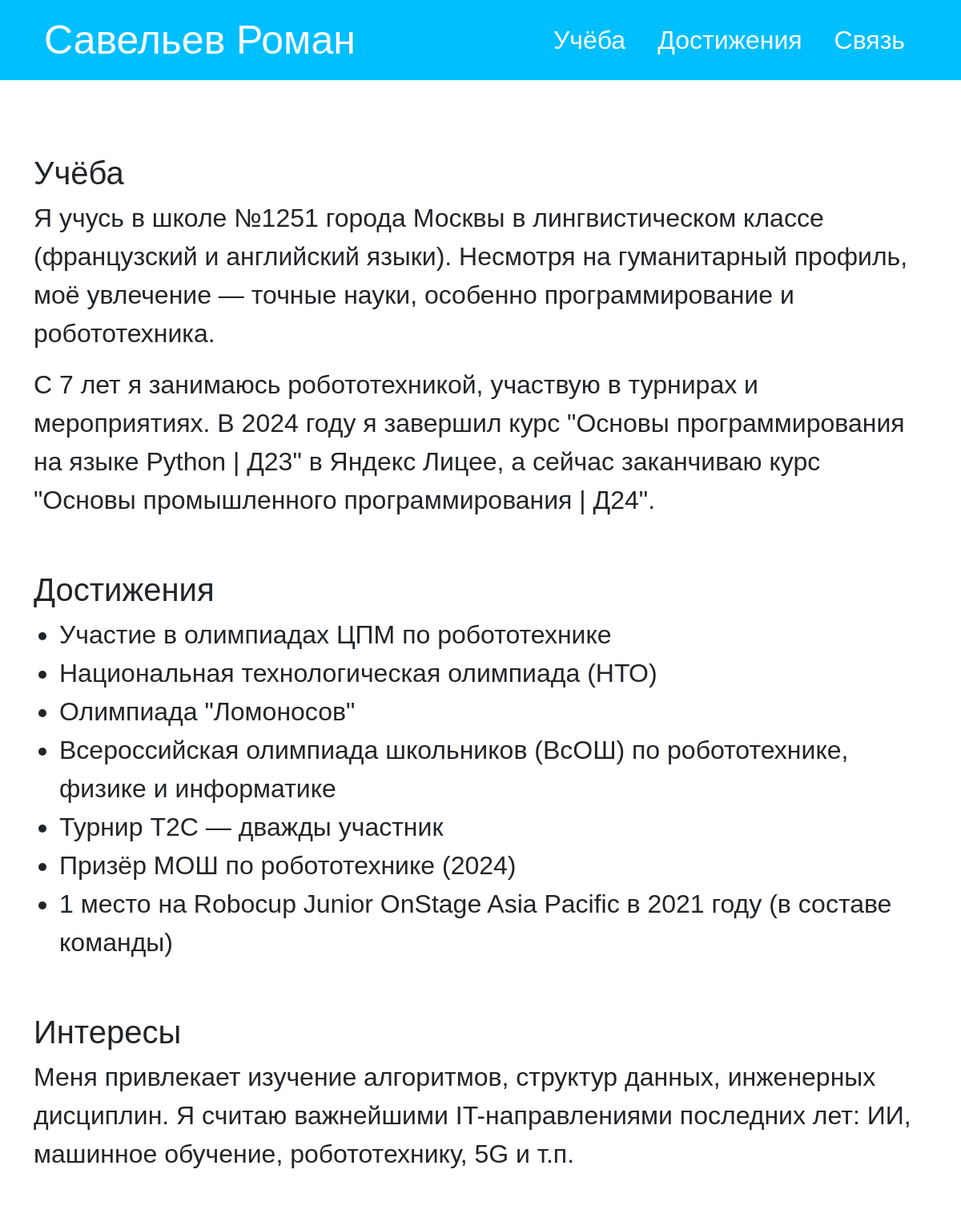
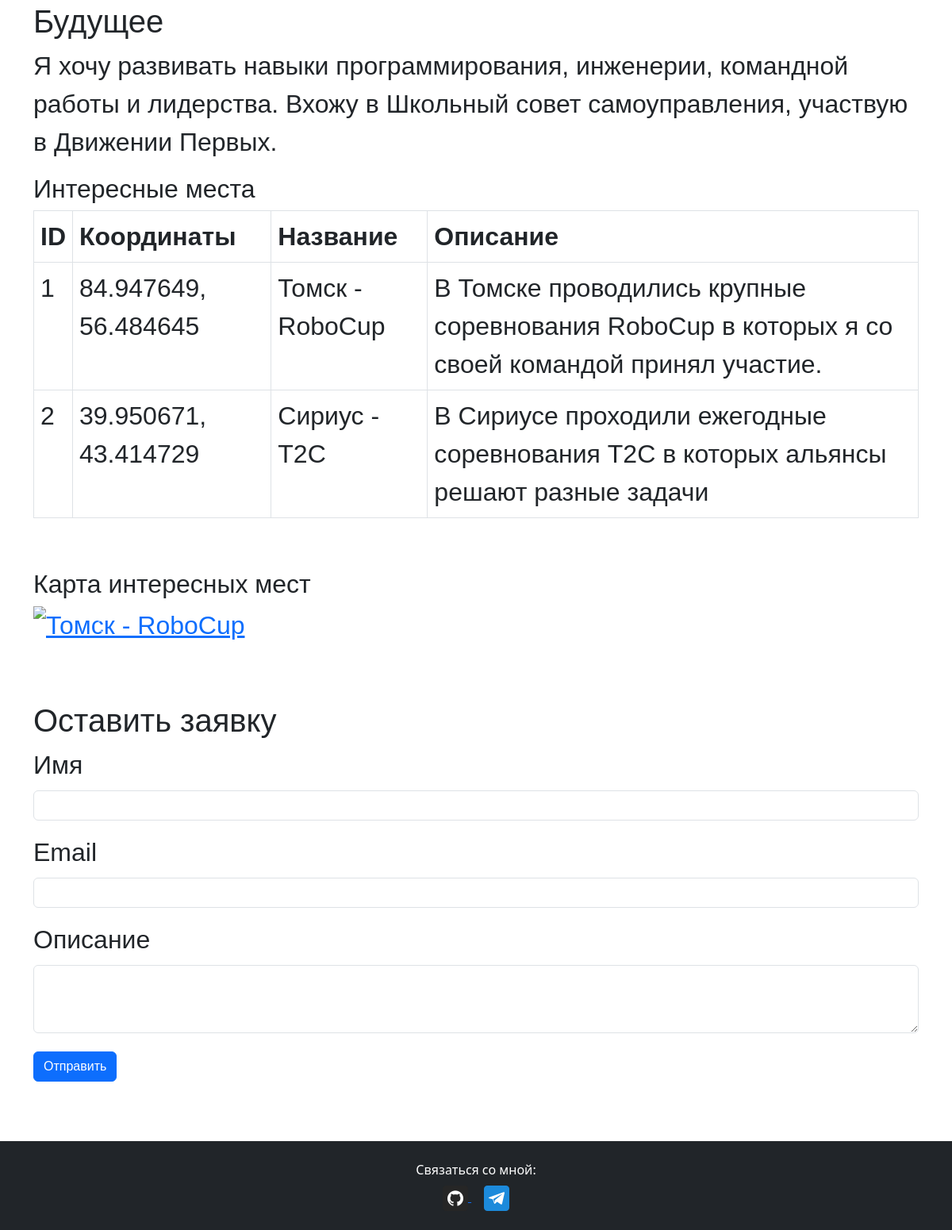
The app's page /main with its own data (2 pictures, top to bottom).
### cgi-bin/data/places.py (models this page shows)
class Places(SqlAlchemyBase):
    __tablename__ = 'places'
    """Таблица для "Интересных мест" в ней записывается название, id, координаты и описание события"""
    id = sqlalchemy.Column(sqlalchemy.Integer, primary_key=True, autoincrement=True)
    coord = sqlalchemy.Column(sqlalchemy.String, nullable=True)
    name = sqlalchemy.Column(sqlalchemy.String, nullable=True)
    description = sqlalchemy.Column(sqlalchemy.String, nullable=True)

### cgi-bin/main.py (the view)
@app.route("/")
@app.route("/main")
def index():
    conn = sqlite3.connect('db/blogs.db')
    cursor = conn.cursor()
    cursor.execute("SELECT id, coord, name, description FROM places")
    places = cursor.fetchall()
    conn.close()
    image_dir = os.path.join("static", "img")
    images = sorted([
        f for f in os.listdir(image_dir)
        if f.startswith("map_") and f.lower().endswith((".png", ".jpg", ".jpeg", ".webp"))
    ])
    return render_template('main.html', places=places, images=images)

### cgi-bin/templates/main.html (shortened to what this page needs)
<!doctype html>
<html lang="ru">
<head>
  <link rel="stylesheet" href="{{ url_for('static', filename='css/style.css') }}">
  <link href="https://cdn.jsdelivr.net/npm/bootstrap@5.3.0/dist/css/bootstrap.min.css" rel="stylesheet">
</head>
<body>
  <header>
    <div class="header-fluid">
      <nav class="header-navigation">
        <p>Савельев Роман</p>
        <div class="nav-links">
          <a href="#studing">Учёба</a>
          <a href="#achievments">Достижения</a>
          <a href="#communication">Связь</a>
        </div>
      </nav>
    </div>
  </header>
  <div class="content container py-4">
    <section id="studing">
      <br>
      <h1>Учёба</h1>
      <p>Я учусь в школе №1251 города Москвы в лингвистическом классе (французский и английский языки). Несмотря на гуманитарный профиль, моё увлечение — точные науки, особенно программирование и робототехника.</p>
      <p>С 7 лет я занимаюсь робототехникой, участвую в турнирах и мероприятиях. В 2024 году я завершил курс "Основы программирования на языке Python | Д23" в Яндекс Лицее, а сейчас заканчиваю курс "Основы промышленного программирования | Д24".</p>
      <br>
    </section>
    <section id="achievments">
      <h1>Достижения</h1>
      <ul>
        <li>Участие в олимпиадах ЦПМ по робототехнике</li>
        <li>Национальная технологическая олимпиада (НТО)</li>
        <li>Олимпиада "Ломоносов"</li>
        <li>Всероссийская олимпиада школьников (ВсОШ) по робототехнике, физике и информатике</li>
        <li>Турнир Т2С — дважды участник</li>
        <li>Призёр МОШ по робототехнике (2024)</li>
        <li>1 место на Robocup Junior OnStage Asia Pacific в 2021 году (в составе команды)</li>
      </ul>
      <br>
    </section>
    <section>
      <h1>Интересы</h1>
      <p>Меня привлекает изучение алгоритмов, структур данных, инженерных дисциплин. Я считаю важнейшими IT-направлениями последних лет: ИИ, машинное обучение, робототехнику, 5G и т.п.</p>
      <br>
    </section>
    <section>
      <h1>Будущее</h1>
      <p>Я хочу развивать навыки программирования, инженерии, командной работы и лидерства. Вхожу в Школьный совет самоуправления, участвую в Движении Первых.</p>
    </section>
    <h2>Интересные места</h2>
    <table class="table table-bordered">
      <thead>
        <tr>
          <th>ID</th>
          <th>Координаты</th>
          <th>Название</th>
          <th>Описание</th>
        </tr>
      </thead>
      <tbody>
        {% for place in places %}
        <tr>
          <td>{{ place[0] }}</td>
          <td>{{ place[1] }}</td>
          <td>{{ place[2] }}</td>
          <td>{{ place[3] }}</td>
        </tr>
        {% endfor %}
      </tbody>
    </table>
    <br>
    <h2>Карта интересных мест</h2>
<div id="myCarousel" class="carousel slide mb-4" data-bs-ride="carousel">
  <div class="carousel-inner">
    <div class="carousel-item active">
      <a href="https://mosrobotics.ru/robocupjunior-itogi-uchastiya-v-nacionalnom-etape/" target="_blank">
        <img src="{{ url_for('static', filename='img/map_1.png') }}" class="d-block w-100" alt="Томск - RoboCup">
      </a>
    </div>
  </div>
  <button class="carousel-control-prev" type="button" data-bs-target="#myCarousel" data-bs-slide="prev">
    <span class="carousel-control-prev-icon" aria-hidden="true"></span>
  </button>
  <button class="carousel-control-next" type="button" data-bs-target="#myCarousel" data-bs-slide="next">
    <span class="carousel-control-next-icon" aria-hidden="true"></span>
  </button>
</div>
    <br>
    <section id="communication">
      <h1>Оставить заявку</h1>
      <form method="post" action="/add_request">
        <div class="mb-3">
          <label for="name" class="form-label">Имя</label>
          <input type="text" class="form-control" id="name" name="name" required>
        </div>
        <div class="mb-3">
          <label for="email" class="form-label">Email</label>
          <input type="email" class="form-control" id="email" name="email" required>
        </div>
        <div class="mb-3">
          <label for="description" class="form-label">Описание</label>
          <textarea class="form-control" id="description" name="description" rows="3"></textarea>
        </div>
        <button type="submit" class="btn btn-primary">Отправить</button>
      </form>
    </section>
  </div>
  <footer class="bg-dark text-white py-4 mt-5">
  <div class="container text-center">
    <p class="mb-2">Связаться со мной:</p>
    <div>
      <a href="https://github.com/Sadler-84" target="_blank" class="me-3">
        <img src="{{ url_for('static', filename='img/github.png') }}" alt="GitHub" width="32" height="32">
      </a>
      <a href="https://t.me/RYM_US" target="_blank">
        <img src="{{ url_for('static', filename='img/telegram.png') }}" alt="Telegram" width="32" height="32">
      </a>
    </div>
  </div>
</footer>
</body>
</html>

### cgi-bin/static/css/style.css (style rules this page uses)
.header-fluid { width: 100%; height: 100px; background-color: #00bfff; position: fixed; left: 0; top: 0; padding: 0 55px; box-sizing: border-box; z-index: 1000; margin-bottom: 50px; }
.header-navigation { max-width: 1280px; height: 100%; margin: 0 auto; display: flex; justify-content: space-between; align-items: center; gap: 10px; color: white; font-family: 'Arial', sans-serif; }
.header-navigation p { display: flex; align-self: center; margin-right: auto; font-size: 50px; margin: 0; padding: 0; }
.nav-links { display: flex; gap: 10px; }
.header-navigation a { color: white; font-family: 'Arial', sans-serif; text-decoration: none; font-size: 32px; padding: 10px 15px; transition: color 0.3s; display: inline-flex; align-items: center; white-space: nowrap; }
.content { padding: 10px 55px; max-width: 1200px; margin: 120px auto 0; font-family: 'Arial', sans-serif; display: block; font-size: 32px; }
a { text-decoration: none; }

### cgi-bin/templates/main.html (style rules this page uses)
html { scroll-behavior: smooth; }
section { scroll-margin-top: 120px; }

### records on screen
Places: id "1", coord "84.947649, 56.484645", name "Томск - RoboCup", description "В Томске проводились крупные соревнования RoboCup в которых я со своей командой принял участие."
Places: id "2", coord "39.950671, 43.414729", name "Сириус - T2C", description "В Сириусе проходили ежегодные соревнования T2C в которых альянсы решают разные задачи"
